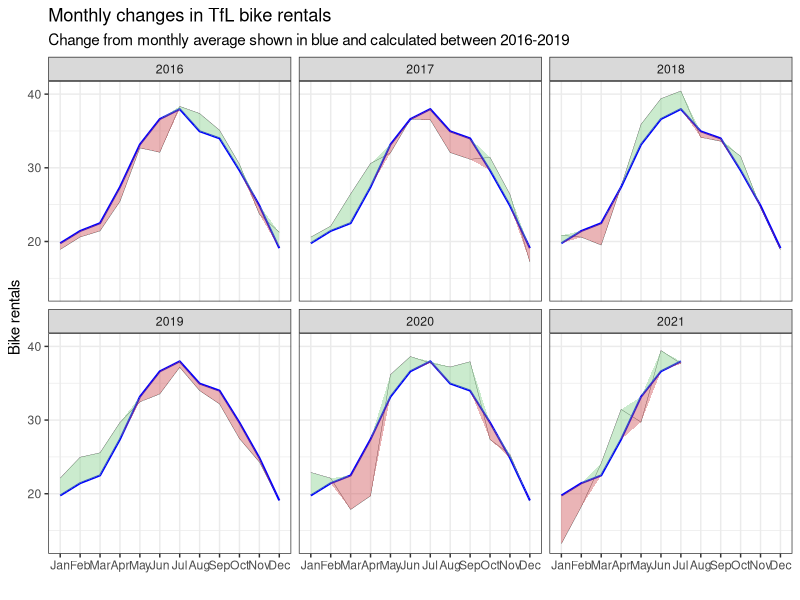

Source code (R):
## ---- chunk 1
library(tidyverse)
library(lubridate)
library(here)
## ---- chunk 2
bike_raw <- read_csv(here('static/data', 'tfl-daily-cycle-hires.csv'))
glimpse(bike_raw)
## ---- chunk 3
bike <- bike_raw %>%
  mutate(
    date=dmy(date),
    year=year(date),
    month=month(date, label=T),
    week=isoweek(date)) %>%
  filter(year > 2015)
## ---- chunk 4
bike_exp <- bike %>%
  group_by(month) %>%
  summarise(expected_rentals=mean(bikes_hired))

bike_act <- bike %>%
  group_by(year, month) %>%
  summarise(actual_rentals=mean(bikes_hired))

bike_plot <- bike_exp %>%
  inner_join(bike_act, by='month') %>%
  mutate(
    up=if_else(actual_rentals > expected_rentals, actual_rentals - expected_rentals, 0),
    down=if_else(actual_rentals < expected_rentals, expected_rentals - actual_rentals, 0))
## ---- chunk 5
bike_plot %>%
  ggplot(aes(x=month)) +
  geom_line(aes(y=actual_rentals, group=1), size=0.1, colour='black') +
  geom_line(aes(y=expected_rentals, group=1), size=0.7, colour='blue') +
  geom_ribbon(aes(ymin=expected_rentals, ymax=expected_rentals+up, group=1), fill='#7DCD85', alpha=0.4) +
  geom_ribbon(aes(ymin=expected_rentals, ymax=expected_rentals-down, group=1), fill='#CB454A', alpha=0.4) +
  facet_wrap(~year) +
  theme_bw() +
  labs(
    title="Monthly changes in TfL bike rentals",
    subtitle="Change from monthly average shown in blue and calculated between 2016-2019",
    x="",
    y="Bike rentals") +
  NULL
